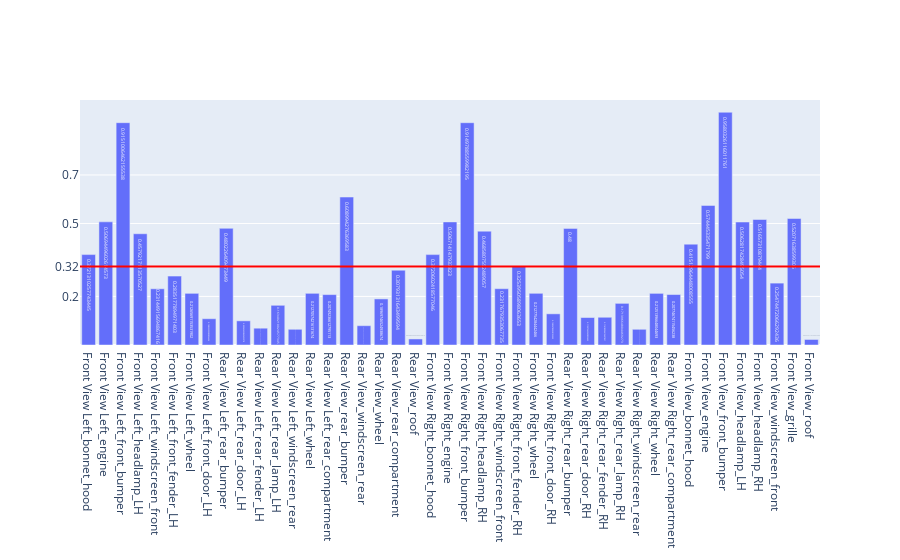

Write notebook code for a chart like this one.
### Code cell
fig = go.Figure()
fig.add_trace(go.Bar(
    x=MultilearnKfoldBalanceDf["model"], y=MultilearnKfoldBalanceDf["dmg_ratio"],
    text = MultilearnKfoldBalanceDf["dmg_ratio"],

    
))
avgVal = MultilearnKfoldBalanceDf["dmg_ratio"].mean()
fig.add_hline(y=avgVal, line_width=2, line_color="red")
    # print(avgVal)
fig.update_layout(
    yaxis = dict(
        tickmode = 'array',
        tickvals = [np.format_float_positional(avgVal, 2), 0.2, 0.5, 0.7],
    )
)
fig

### Figure 1 — Plotly figure (JSON) as saved in the notebook; plotly's stock layout.template omitted (floating-point values rounded to 4 significant figures)
{"data": [{"text": [0.3721, 0.5069, 0.9151, 0.4579, 0.2314, 0.2835, 0.2127, 0.1082, 0.4802, 0.09943, 0.06919, 0.1634, 0.06465, 0.2127, 0.2075, 0.609, 0.07948, 0.1897, 0.3079, 0.02486, 0.3721, 0.5067, 0.915, 0.4686, 0.2318, 0.3254, 0.2128, 0.1283, 0.48, 0.1131, 0.1142, 0.1714, 0.06466, 0.2125, 0.2077, 0.4151, 0.5744, 0.958, 0.5063, 0.5166, 0.2547, 0.5207, 0.02272], "type": "bar", "x": ["Front View Left_bonnet_hood", "Front View Left_engine", "Front View Left_front_bumper", "Front View Left_headlamp_LH", "Front View Left_windscreen_front", "Front View Left_front_fender_LH", "Front View Left_wheel", "Front View Left_front_door_LH", "Rear View Left_rear_bumper", "Rear View Left_rear_door_LH", "Rear View Left_rear_fender_LH", "Rear View Left_rear_lamp_LH", "Rear View Left_windscreen_rear", "Rear View Left_wheel", "Rear View Left_rear_compartment", "Rear View_rear_bumper", "Rear View_windscreen_rear", "Rear View_wheel", "Rear View_rear_compartment", "Rear View_roof", "Front View Right_bonnet_hood", "Front View Right_engine", "Front View Right_front_bumper", "Front View Right_headlamp_RH", "Front View Right_windscreen_front", "Front View Right_front_fender_RH", "Front View Right_wheel", "Front View Right_front_door_RH", "Rear View Right_rear_bumper", "Rear View Right_rear_door_RH", "Rear View Right_rear_fender_RH", "Rear View Right_rear_lamp_RH", "Rear View Right_windscreen_rear", "Rear View Right_wheel", "Rear View Right_rear_compartment", "Front View_bonnet_hood", "Front View_engine", "Front View_front_bumper", "Front View_headlamp_LH", "Front View_headlamp_RH", "Front View_windscreen_front", "Front View_grille", "Front View_roof"], "y": [0.3721, 0.5069, 0.9151, 0.4579, 0.2314, 0.2835, 0.2127, 0.1082, 0.4802, 0.09943, 0.06919, 0.1634, 0.06465, 0.2127, 0.2075, 0.609, 0.07948, 0.1897, 0.3079, 0.02486, 0.3721, 0.5067, 0.915, 0.4686, 0.2318, 0.3254, 0.2128, 0.1283, 0.48, 0.1131, 0.1142, 0.1714, 0.06466, 0.2125, 0.2077, 0.4151, 0.5744, 0.958, 0.5063, 0.5166, 0.2547, 0.5207, 0.02272]}], "layout": {"shapes": [{"line": {"color": "red", "width": 2}, "type": "line", "x0": 0, "x1": 1, "xref": "x domain", "y0": 0.323, "y1": 0.323, "yref": "y"}], "yaxis": {"tickmode": "array", "tickvals": ["0.32", 0.2, 0.5, 0.7]}}}
